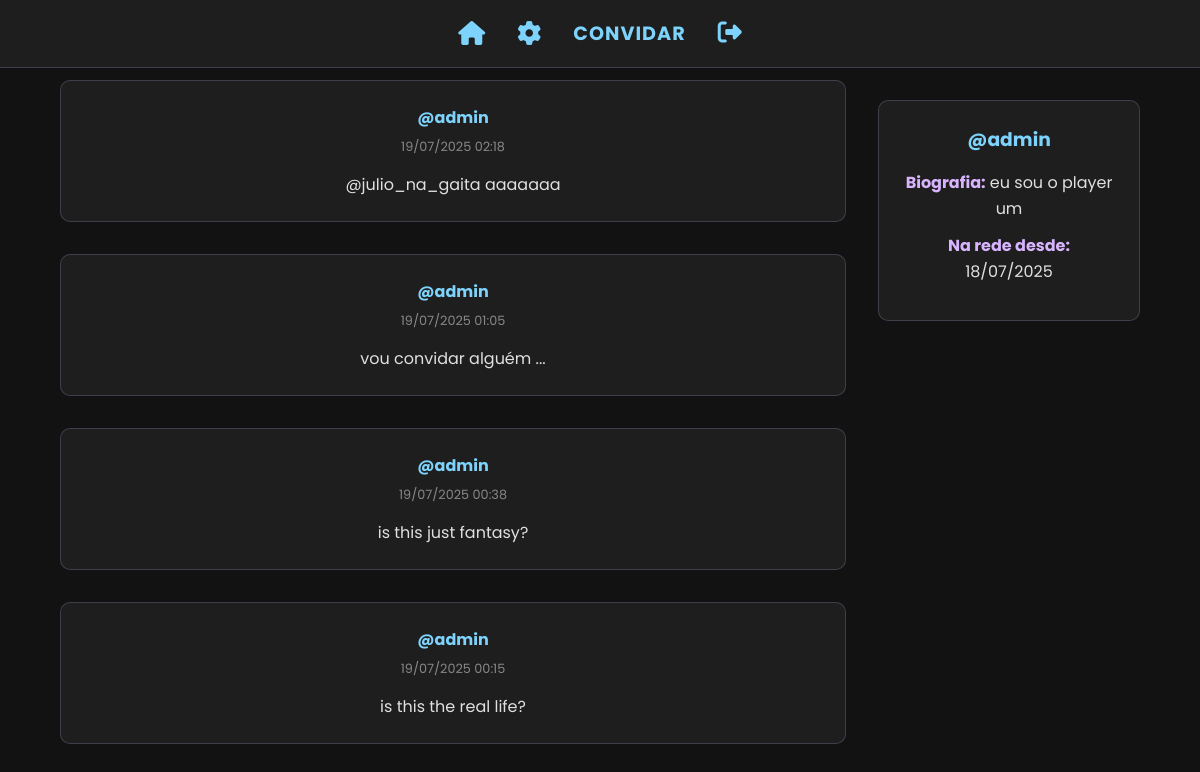
Page /accounts/profile/admin/ (signed in) on the committed database.
### socials/models.py (models this page shows, shortened)
class Post(models.Model):
    id = models.UUIDField(primary_key=True, default=uuid.uuid4, editable=False)
    author = models.ForeignKey(
        settings.AUTH_USER_MODEL, on_delete=models.CASCADE, related_name="posts"
    )
    content = models.TextField(max_length=1000)
    created_at = models.DateTimeField(auto_now_add=True)
    mentions = models.ManyToManyField(
        settings.AUTH_USER_MODEL, related_name="mentioned_in", blank=True
    )
    class Meta:
        ordering = ["-created_at"]

### users/models.py (models this page shows)
class User(AbstractUser):
    bio = models.TextField(blank=True, null=True, verbose_name="Biografia")
    relations = models.ManyToManyField("self", blank=True, symmetrical=True)
    birth_date = models.DateField(
        blank=True, null=True, verbose_name="Data de nascimento"
    )

### users/views.py (the view)
# urls.py: path("profile/<str:username>/", profile_view, name="profile"),
@login_required
def profile_view(request, username):
    profile_user = get_object_or_404(User, username=username)
    posts = Post.objects.filter(author=profile_user)
    context = {"profile_user": profile_user, "posts": posts}
    return render(request, "users/profile.html", context)

### templates/users/profile.html (shortened to what this page needs)
{% extends 'base.html' %}
{% block content %}
<div class="container feed-layout">
    <div class="feed-main">
        {% for post in posts %}
            <div class="post">
                <h4><a href="{% url 'users:profile' username=post.author.username %}">@{{ post.author.username }}</a></h4>
                <div class="post-meta">{{ post.created_at|date:"d/m/Y H:i" }}</div>
                <p>{{ post.content|linebreaksbr }}</p>
            </div>
        {% empty %}
            <div class="post">
                <h4><a href="{% url 'users:profile' username=post.author.username %}">@{{ post.author.username }}</a></h4>
            </div>
        {% endfor %}
    </div>
    <aside class="sidebar">
        <div class="user-info-card">
            <h3>@{{ profile_user.username }}</h3>
            <p><strong>Biografia:</strong> {{ profile_user.bio|default:"Este usuário não tem uma biografia." }}</p>
            <p><strong>Na rede desde:</strong> {{ profile_user.date_joined|date:"d/m/Y" }}</p>
        </div>
    </aside>
</div>
{% endblock %}

### static/css/style.css (style rules this page uses)
:root { --bg-dark: #121212; --card-bg: #1e1e1e; --lilac-neon: #d8b4fe; --blue-neon: #7dd3fc; --text-color: #e0e0e0; --border-color: rgba(216, 180, 254, 0.2); }
* { margin: 0; padding: 0; box-sizing: border-box; }
body { font-family: 'Poppins', sans-serif; background-color: var(--bg-dark); color: var(--text-color); display: flex; justify-content: center; align-items: center; min-height: 100vh; }
.container { width: 90%; max-width: 1200px; margin: 2rem auto; text-align: center; }
a { color: var(--blue-neon); text-decoration: none; transition: all 0.3s ease; }
.feed-layout { display: flex; gap: 2rem; margin-top: 80px; }
.feed-main { flex: 3; }
.post-creator, .post { background-color: var(--card-bg); padding: 1.5rem; border-radius: 10px; border: 1px solid var(--border-color); margin-bottom: 2rem; }
.post h4 { color: var(--lilac-neon); margin-bottom: 0.5rem; }
.post .post-meta { font-size: 0.8rem; color: #888; margin-bottom: 1rem; }
.sidebar { flex: 1; position: sticky; top: 100px; height: fit-content; }
.user-info-card { background-color: var(--card-bg); padding: 1.5rem; border-radius: 10px; border: 1px solid var(--border-color); }
.user-info-card h3 { color: var(--blue-neon); text-align: center; margin-bottom: 1rem; }
.user-info-card p { margin-bottom: 0.75rem; line-height: 1.6; }
.user-info-card strong { color: var(--lilac-neon); }

### rows in the picture
Post: author.username "admin", created_at "19/07/2025 02:18", content "@julio_na_gaita aaaaaaa"
Post: author.username "admin", created_at "19/07/2025 01:05", content "vou convidar alguém ..."
Post: author.username "admin", created_at "19/07/2025 00:38", content "is this just fantasy?"
Post: author.username "admin", created_at "19/07/2025 00:15", content "is this the real life?"
User: username "admin", bio "eu sou o player um", date_joined "18/07/2025"
